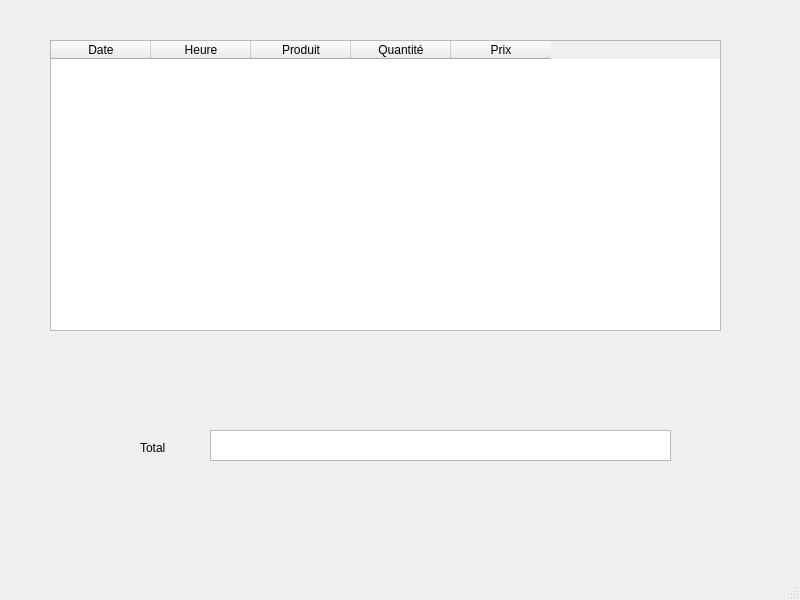
<?xml version="1.0" encoding="UTF-8"?>
<ui version="4.0">
 <class>MainWindow</class>
 <widget class="QMainWindow" name="MainWindow">
  <property name="geometry">
   <rect>
    <x>0</x>
    <y>0</y>
    <width>800</width>
    <height>600</height>
   </rect>
  </property>
  <property name="windowTitle">
   <string>MainWindow</string>
  </property>
  <widget class="QWidget" name="centralwidget">
   <widget class="QLabel" name="label">
    <property name="geometry">
     <rect>
      <x>140</x>
      <y>440</y>
      <width>55</width>
      <height>16</height>
     </rect>
    </property>
    <property name="text">
     <string>Total</string>
    </property>
   </widget>
   <widget class="QTextBrowser" name="totCommands">
    <property name="geometry">
     <rect>
      <x>210</x>
      <y>430</y>
      <width>461</width>
      <height>31</height>
     </rect>
    </property>
   </widget>
   <widget class="QTableWidget" name="tableProducts">
    <property name="geometry">
     <rect>
      <x>50</x>
      <y>40</y>
      <width>671</width>
      <height>291</height>
     </rect>
    </property>
    <column>
     <property name="text">
      <string>Date</string>
     </property>
    </column>
    <column>
     <property name="text">
      <string>Heure</string>
     </property>
    </column>
    <column>
     <property name="text">
      <string>Produit</string>
     </property>
    </column>
    <column>
     <property name="text">
      <string>Quantité</string>
     </property>
    </column>
    <column>
     <property name="text">
      <string>Prix</string>
     </property>
    </column>
   </widget>
  </widget>
  <widget class="QMenuBar" name="menubar">
   <property name="geometry">
    <rect>
     <x>0</x>
     <y>0</y>
     <width>800</width>
     <height>26</height>
    </rect>
   </property>
  </widget>
  <widget class="QStatusBar" name="statusbar"/>
 </widget>
 <resources/>
 <connections/>
</ui>
